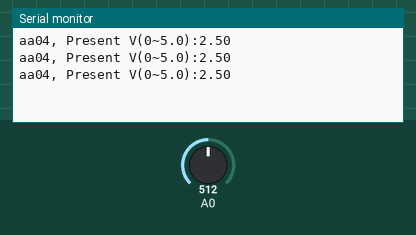
The sketch below on a simulated Arduino Uno, built with avr-gcc and run on an emulated ATmega328P. Parts: the last lines printed to the serial monitor. Inputs (shaded band) come from the test bench; at power-on: A0 = 512.

Above: at 1.3 s.
1.4 s: A0 set to 716
At 1.9 s:
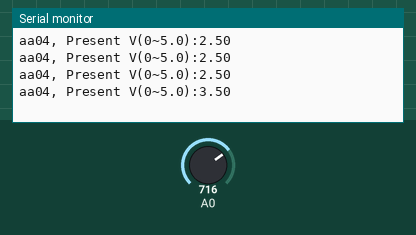
2.9 s: A0 set to 900
At 3.4 s:
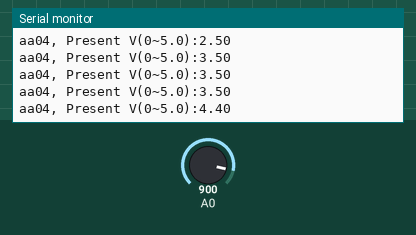
Timing chart, 0 to 5.9 s (numbered marks = the images above; inputs shaded):
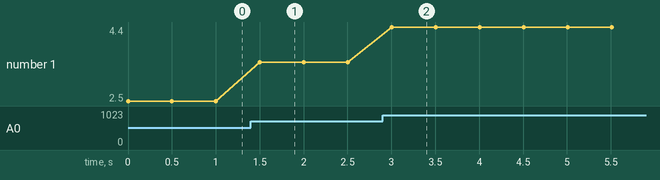

Measured:
- after the input at 1.4 s, the serial monitor: prints a new line after 0.10 s (image 1)
- after the input at 2.9 s, the serial monitor: prints a new line after 0.10 s (image 2)
- plotted number 1: 2.5 → 3.5 after the input at 1.4 s, 3.5 → 4.4 after the input at 2.9 s

The sketch:

analog_read_start.ino
```cpp
/*
  AnalogReadSerial

  Reads an analog input on pin 0, prints the result to the Serial Monitor.
  Attach the center pin of a potentiometer to pin A0,
  and the outside pins to +5V and ground.
*/

void setup() {
  // initialize serial communication at 9600 bits per second:
  Serial.begin(9600);
}

void loop() {
  // read the input on analog pin 0:
  int sensorValue = analogRead(A0);
  Serial.print("aa04, Present V(0~5.0):");
  float  voltage=sensorValue*(5.0/1023.0);
  Serial.println(voltage);
  // print out the value you read:
  delay(500);        // 2 Hz sampling
}
```
